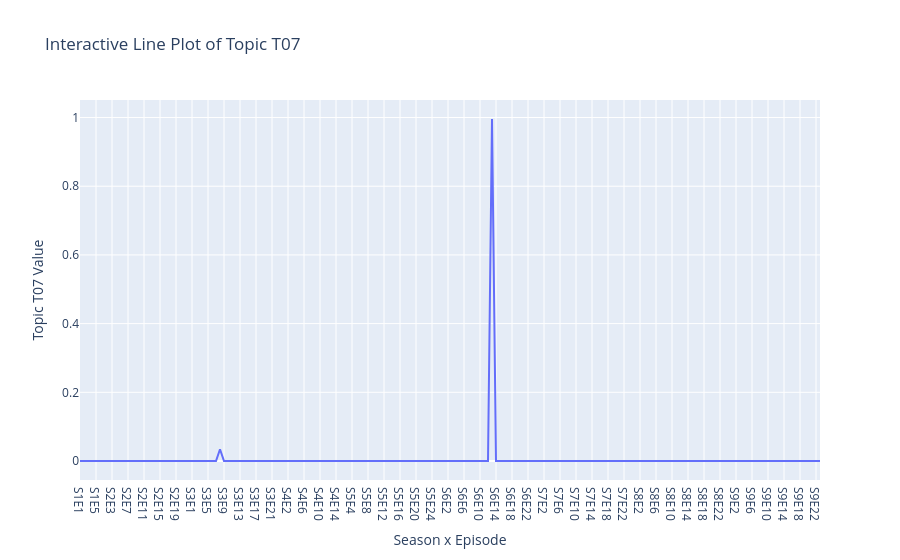

Write notebook code for a chart like this one.
### Code cell
import plotly.express as px

# Create a label for the x-axis combining season and episode
THETA['label'] = 'S' + THETA['season'].astype(str) + 'E' + THETA['episode'].astype(str)

# Plot the line for topic T00
fig = px.line(
    THETA,
    x='label',
    y='T07',
    title='Interactive Line Plot of Topic T07',
    labels={'label': 'Episode', 'T07': 'Topic Intensity'},
    hover_data=['season', 'episode']
)

fig.update_layout(
    xaxis_title='Season x Episode',
    yaxis_title='Topic T07 Value',
    hovermode='x unified'
)

fig.show()

### Figure 1 — Plotly figure (JSON) as saved in the notebook; plotly's stock layout.template omitted (floating-point values rounded to 4 significant figures; data arrays with more than 128 entries replaced by an {"elided": "..."} marker saying what was removed)
{"data": [{"customdata": {"elided": "186x2 int values"}, "hovertemplate": "Episode=%{x}<br>Topic Intensity=%{y}<br>season=%{customdata[0]}<br>episode=%{customdata[1]}<extra></extra>", "legendgroup": "", "line": {"color": "#636efa", "dash": "solid"}, "marker": {"symbol": "circle"}, "mode": "lines", "name": "", "orientation": "v", "showlegend": false, "type": "scatter", "x": {"elided": "186 str values"}, "xaxis": "x", "y": {"elided": "186 float values"}, "yaxis": "y"}], "layout": {"autosize": true, "hovermode": "x unified", "legend": {"tracegroupgap": 0}, "title": {"text": "Interactive Line Plot of Topic T07"}, "xaxis": {"anchor": "y", "autorange": true, "domain": [0, 1], "range": [0, 185], "title": {"text": "Season x Episode"}, "type": "category"}, "yaxis": {"anchor": "x", "autorange": true, "domain": [0, 1], "range": [-0.05529, 1.051], "title": {"text": "Topic T07 Value"}, "type": "linear"}}}
